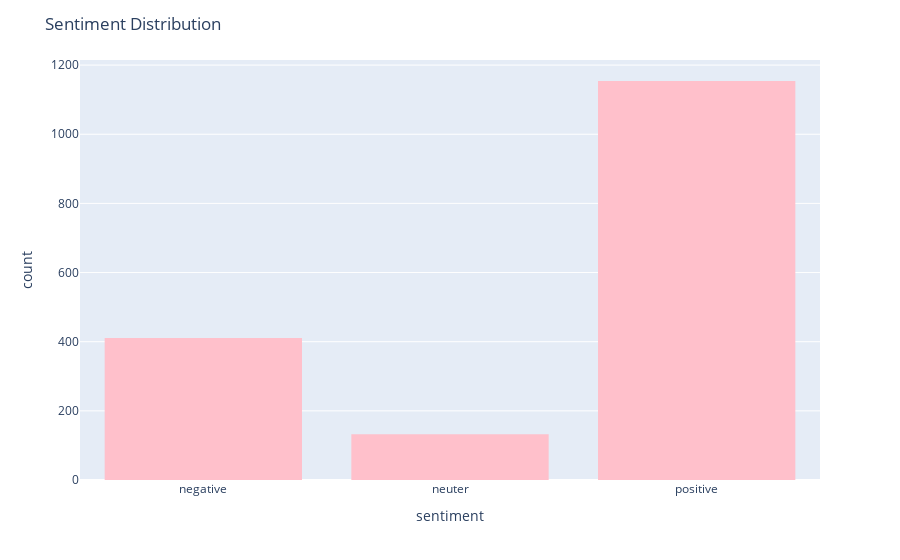

The notebook cell saved with this chart:
### Code cell
df_sentiment = pd.DataFrame()

df_sentiment['sentiment'] = train_1['rotulo'].replace({-1 : 'negative'})
df_sentiment['sentiment'] = df_sentiment['sentiment'].replace({0 : 'neuter'})
df_sentiment['sentiment'] = df_sentiment['sentiment'].replace({1 : 'positive'})

fig = px.histogram(df_sentiment, x="sentiment")

fig.update_traces(marker_color="pink")

fig.update_layout(title_text='Sentiment Distribution')
fig.show()

### Figure 1 — Plotly figure (JSON) as saved in the notebook; plotly's stock layout.template omitted (floating-point values rounded to 4 significant figures; data arrays with more than 128 entries replaced by an {"elided": "..."} marker saying what was removed)
{"data": [{"alignmentgroup": "True", "bingroup": "x", "hovertemplate": "sentiment=%{x}<br>count=%{y}<extra></extra>", "legendgroup": "", "marker": {"color": "pink"}, "name": "", "offsetgroup": "", "orientation": "v", "showlegend": false, "type": "histogram", "x": {"elided": "1697 str values"}, "xaxis": "x", "yaxis": "y"}], "layout": {"barmode": "relative", "legend": {"tracegroupgap": 0}, "margin": {"t": 60}, "title": {"text": "Sentiment Distribution"}, "xaxis": {"anchor": "y", "domain": [0, 1], "title": {"text": "sentiment"}}, "yaxis": {"anchor": "x", "domain": [0, 1], "title": {"text": "count"}}}}
